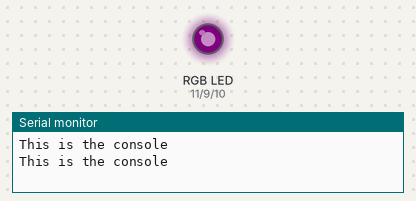
Simulated run of this sketch. Board: Arduino Uno, built with avr-gcc and run on an emulated ATmega328P. On the bench: an RGB LED mixed from three pins (HIGH = lit), the last lines printed to the serial monitor. Dim RGB values are drawn brighter than linear.

Above: at 0.05 s.
At 1.4 s:
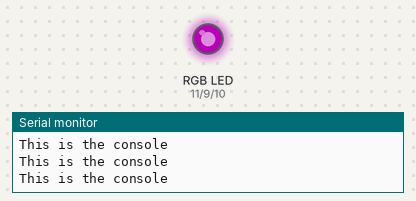
At 2.75 s:
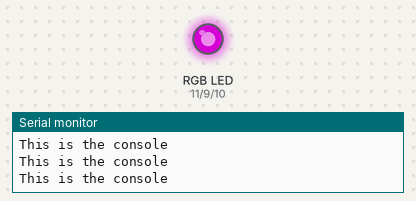
At 5.5 s:
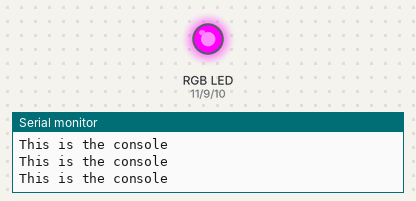
Timing chart, 0 to 7.3 s (numbered marks = the images above):
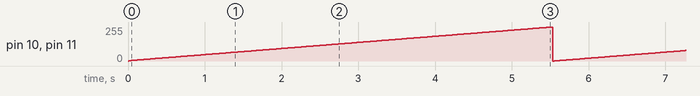

Measured:
- by itself, pin 10 (blueLEDPin), pin 11 (redLEDPin): ramps from 0/255 to 255/255 and jumps back, once every 5.6 s

The sketch:

change_colors.ino
```cpp
const int greenLEDPin = 9;
const int redLEDPin = 11;
const int blueLEDPin = 10;

void setup() {
  Serial.begin(9600);

  pinMode(greenLEDPin, OUTPUT);
  pinMode(redLEDPin, OUTPUT);
  pinMode(blueLEDPin, OUTPUT);
}

void loop() {

  for (int blueValue = 128; blueValue < 256 ; blueValue ++) {
    for (int greenValue = 128 ; greenValue < 256 ; greenValue ++) {
      for (int redValue = 0; redValue < 256 ; redValue ++) {
        analogWrite(redLEDPin, redValue);
        analogWrite(greenLEDPin, 0);
        analogWrite(blueLEDPin, redValue);
        delay(10);
        Serial.println("This is the console");
      }
    }
  }
}
```
